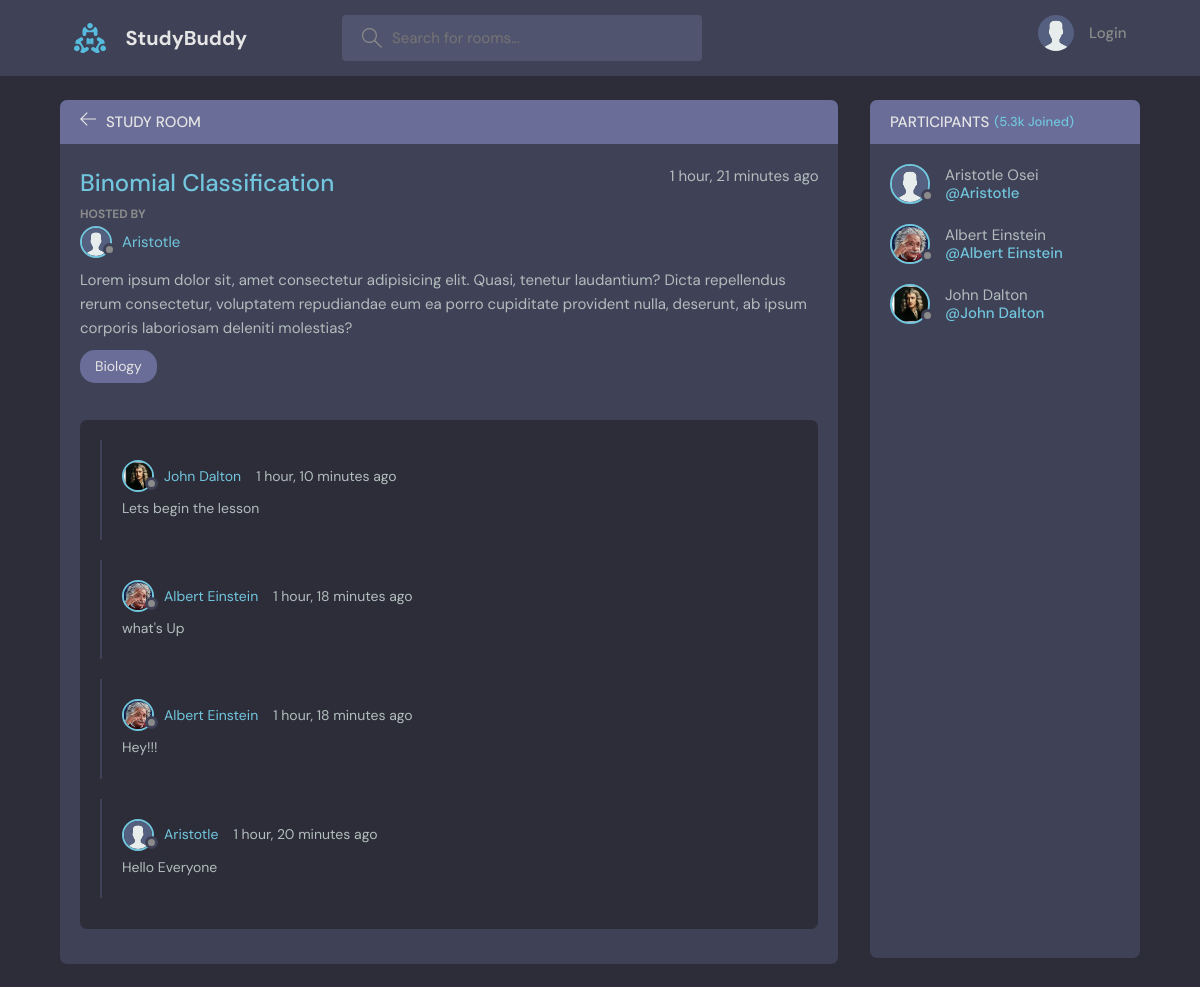
/room/1, run on the app's committed database.
### base/models.py (models this page shows)
class Room(models.Model):
    host = models.ForeignKey(User, on_delete=models.SET_NULL, null=True)
    topic = models.ForeignKey(Topic,  on_delete=models.SET_NULL, null=True)
    name = models.CharField(max_length=200, )
    participants = models.ManyToManyField(User, related_name='participants', blank=True)
    description = models.TextField(null=True, blank=True)
    updated = models.DateTimeField(auto_now=True)
    created = models.DateTimeField(auto_now_add=True)
    class Meta:
        ordering = ['-updated','-created']
    def __str__(self):
        return self.name

class User(AbstractUser):
    full_name = models.CharField(max_length=200)
    username = models.CharField(max_length=200)
    email = models.EmailField(unique=True)
    bio = models.TextField(null=True, blank=True)
    avatar = models.ImageField(null=True, default="avatar.svg")
    USERNAME_FIELD = 'email'
    REQUIRED_FIELDS = ['username']
    def __str__(self):
        return self.username

class Topic(models.Model):
    name = models.CharField(max_length=200)
    def __str__(self):
        return self.name

class Message(models.Model):
    user = models.ForeignKey(User, on_delete=models.CASCADE)
    room = models.ForeignKey(Room, on_delete=models.CASCADE)
    body = models.TextField()
    updated = models.DateTimeField(auto_now=True)
    created = models.DateTimeField(auto_now_add=True)
    class Meta:
        ordering = ['-updated','-created']
    def __str__(self):
        return self.body

### base/views.py (the view, shortened to what this page needs)
# urls.py: path('room/', views.rooms ),
def room(request, pk):
    room = Room.objects.get(id=pk)
    messages = room.message_set.all()
    participants = room.participants.all()
    context = {'room':room, 'messages': messages, 'participants': participants}
    return render(request, 'base/room.html', context)

### base/templates/base/room.html (shortened to what this page needs)
{% extends 'main.html' %} {% block content %}
<main class="profile-page layout layout--2">
  <div class="container">
    <div class="room">
      <div class="room__top">
        <div class="room__topLeft">
          <a href="{% url 'home' %}">
            <svg
              version="1.1"
              xmlns="http://www.w3.org/2000/svg"
              width="32"
              height="32"
              viewBox="0 0 32 32"
            >
              <title>arrow-left</title>
              <path
                d="M13.723 2.286l-13.723 13.714 13.719 13.714 1.616-1.611-10.96-10.96h27.625v-2.286h-27.625l10.965-10.965-1.616-1.607z"
              ></path>
            </svg>
          </a>
          <h3>Study Room</h3>
        </div>
      </div>
      <div class="room__box scroll">
        <div class="room__header scroll">
          <div class="room__info">
            <h3>{{room}}</h3>
            <span>{{room.created|timesince}} ago</span>
          </div>
          <div class="room__hosted">
            <p>Hosted By</p>
            <a href="{% url 'profile' room.host.id %}" class="room__author">
              <div class="avatar avatar--small">
                <img src="{{room.host.avatar.url}}" />
              </div>
              <span>{{room.host}}</span>
            </a>
          </div>
          <div class="room__details">
            Lorem ipsum dolor sit, amet consectetur adipisicing elit. Quasi,
            tenetur laudantium? Dicta repellendus rerum consectetur, voluptatem
            repudiandae eum ea porro cupiditate provident nulla, deserunt, ab
            ipsum corporis laboriosam deleniti molestias?
          </div>
          <span class="room__topics">{{room.topic}}</span>
        </div>
        <div class="room__conversation">
          <div class="threads scroll">
            {% for message in messages %}
            <div class="thread">
              <div class="thread__top">
                <div class="thread__author">
                  <a
                    href="{% url 'profile' message.user.id %}"
                    class="thread__authorInfo"
                  >
                    <div class="avatar avatar--small">
                      <img src="{{message.user.avatar.url}}" />
                    </div>
                    <span>{{message.user}}</span>
                  </a>
                  <span class="thread__date"
                    >{{message.created|timesince}} ago</span
                  >
                </div>
              </div>
              <div class="thread__details">{{message}}</div>
            </div>
            {% endfor %}
          </div>
        </div>
      </div>
    </div>
    <div class="participants">
      <h3 class="participants__top">Participants <span>(5.3k Joined)</span></h3>
      <div class="participants__list scroll">
        {% for participant in participants %}
        <a href="{% url 'profile' participant.id %}" class="participant">
          <div class="avatar avatar--medium">
            <img src="{{participant.avatar.url}}" />
          </div>
          <p>
            {{participant.full_name}}
            <span>@{{participant}}</span>
          </p>
        </a>
        {% endfor %}
      </div>
    </div>
  </div>
</main>
{% endblock %}

### static/styles/style.css (style rules this page uses)
:root { --color-main: #71c6dd; --color-main-light: #e1f6fb; --color-dark: #3f4156; --color-dark-medium: #51546e; --color-dark-light: #696d97; --color-light: #e5e5e5; --color-gray: #8b8b8b; --color-light-gray: #b2bdbd; --color-bg: #2d2d39; --color-success: #5dd693; --color-error: #fc4b0b; }
* { font-family: "DM Sans", -apple-system, BlinkMacSystemFont, "Segoe UI", Roboto, Oxygen, Ubuntu, Cantarell, "Open Sans", "Helvetica Neue", sans-serif; margin: 0; padding: 0; box-sizing: border-box; text-rendering: optimizeLegibility; font-size: inherit; }
html { font-size: 56.25%; }
@media only screen and (min-width: 1200px) { html { font-size: 62.5%; } }
img { width: 100%; }
a { display: inline-block; color: var(--color-main); text-decoration: none; }
.container { max-width: 120rem; width: 90%; margin: auto; }
.avatar { position: relative; display: inline-block; border-radius: 50%; border: 2px solid var(--color-main); }
.avatar img { display: block; border-radius: 50%; object-fit: cover; object-position: center; }
.avatar::after { content: ""; display: block; position: absolute; background-color: var(--color-gray); z-index: 111; border-radius: 50%; border: 0.3rem solid var(--color-dark); }
.avatar.avatar--small img { width: 2.8rem; height: 2.8rem; }
.avatar.avatar--small:after { width: 0.7rem; height: 0.7rem; bottom: 0px; right: -6px; }
.avatar.avatar--medium img { width: 3.6rem; height: 3.6rem; border-radius: 50%; }
.avatar.avatar--medium:after { width: 0.7rem; height: 0.7rem; bottom: 0px; right: -6px; }
.layout { margin-top: 2.4rem; }
.layout > .container { display: flex; justify-content: space-between; align-items: flex-start; }
.layout--2 > .container > div:first-child { flex-basis: 72%; }
.layout--2 > .container > div:last-child { flex-basis: 25%; }
.room, .participants { background: var(--color-dark); max-height: 87.5vh; border-radius: 0.7rem; overflow: hidden; position: relative; }
.room__top, .participants__top { background: var(--color-dark-light); display: flex; justify-content: space-between; align-items: center; padding: 1rem 2rem; position: relative; }
.room__top svg, .thread__top svg { width: 1.6rem; height: 1.6rem; fill: var(--color-light); cursor: pointer; }
.room__topLeft { display: flex; align-items: flex-end; gap: 1rem; }
.room__topLeft h3, .participants__top { text-transform: uppercase; font-weight: 500; color: var(--color-light); }
.room__topLeft svg { width: 1.6rem; height: 1.6rem; fill: var(--color-light); }
.room__header { max-height: 30vh; overflow-y: auto; position: absolute; width: 95%; background: var(--color-dark); z-index: 999; top: 4.4rem; padding-top: 2rem; padding-bottom: 1rem; }
.room__box { padding-left: 2rem; padding-right: 2rem; height: 80.5vh; padding-bottom: 0; }
.room__info { display: flex; justify-content: space-between; }
.room__info h3 { font-size: 2.4rem; font-weight: 500; color: var(--color-main); }
.room__hosted p { text-transform: uppercase; color: var(--color-gray); font-size: 1.2rem; font-weight: 700; line-height: 2; }
.room__author { display: flex; gap: 1rem; align-items: center; margin-bottom: 1rem; transition: all 0.3s ease-in-out; }
.room__topics { padding: 0.5rem 1.5rem; background: var(--color-dark-light); color: var(--color-light); display: inline-block; font-size: 1.4rem; border-radius: 1.5rem; margin: 1rem 0; }
.room__conversation { margin-top: 1rem; margin-bottom: 4rem; height: 64%; }
.threads { background: var(--color-bg); border-radius: 0.7rem; overflow-y: auto; height: 100%; margin-top: 28vh; padding: 0 2rem 4rem 2rem; }
.thread { border-left: 2px solid var(--color-dark); padding-left: 1rem; margin: 2rem 0; padding: 2rem; }
.thread__top { display: flex; align-items: center; justify-content: space-between; }
.thread__author { display: flex; align-items: center; gap: 1.5rem; font-size: 1.4rem; }
.thread__authorInfo { display: flex; align-items: center; gap: 1rem; }
.thread__details { font-size: 1.4rem; margin-top: 0.5rem; }
.participants__top span { color: var(--color-main); font-size: 1.3rem; text-transform: none; }
.participants__top { justify-content: flex-start; gap: 0.5rem; }
.participants__list { padding: 2rem; height: 82.5vh; overflow-y: scroll; padding-bottom: 0; }
.participant { display: flex; align-items: center; gap: 1.5rem; margin-bottom: 2rem; }
.participant p { color: var(--color-light-gray); line-height: 1.2; }
.participant span { display: block; font-weight: 500; color: var(--color-main); font-weight: 1.4rem; }

### data on the page
Room: name "Binomial Classification", created "1 hour, 21 minutes", host.avatar (placeholder picture), host "Aristotle", topic "Biology"
Message: user.avatar (picture), user "John Dalton", created "1 hour, 10 minutes", body "Lets begin the lesson"
Message: user.avatar (picture), user "Albert Einstein", created "1 hour, 18 minutes", body "what's Up"
Message: user.avatar (picture), user "Albert Einstein", created "1 hour, 18 minutes", body "Hey!!!"
Message: user.avatar (placeholder picture), user "Aristotle", created "1 hour, 20 minutes", body "Hello Everyone"
User: avatar (placeholder picture), full_name "Aristotle Osei", username "Aristotle"
User: avatar (picture), full_name "Albert Einstein", username "Albert Einstein"
User: avatar (picture), full_name "John Dalton", username "John Dalton"
